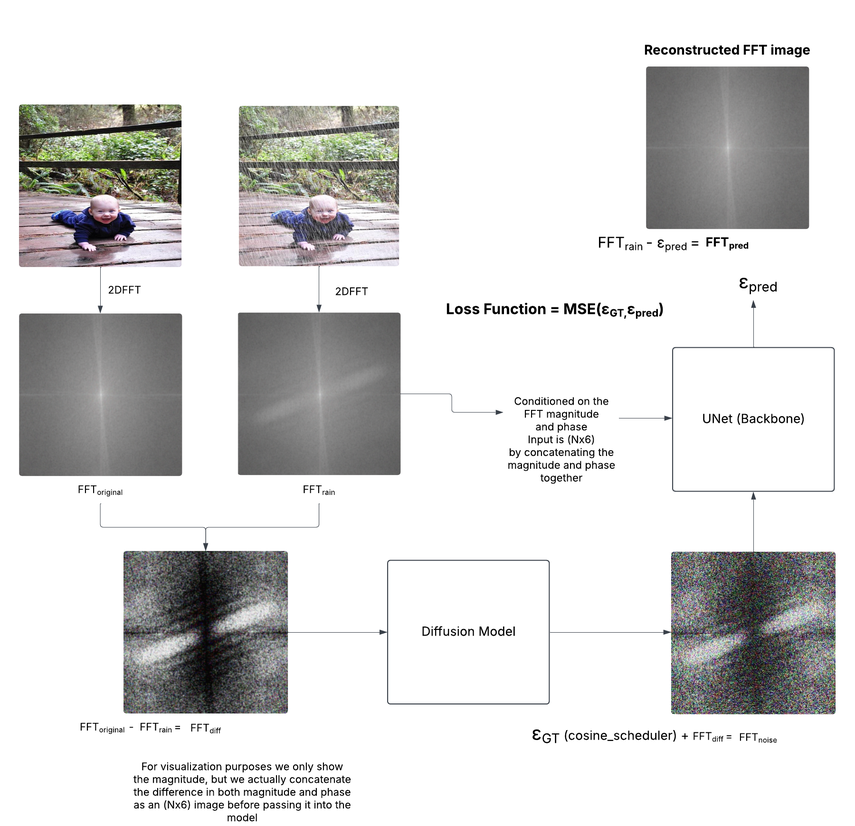
#> input picture diffusion/training_pipeline.png, 855 x 826 px, shrunk from 1800 x 1739 before the run
$ python -i fft_and_filter.py   (imports and definitions only)
#> lines starting #> are read from the running program, lines starting #| are printed output that depends on the picture
import numpy as np
import cv2
import numpy as np
import cv2
import matplotlib.pyplot as plt
from scipy.signal import wiener

image_path = "/Users/gennadumont/Downloads/MSPFN-deraining/model/test/test_data/R100H/cleancrop/1.png"

# [30 lines left out: functions get_filter, butterworth_highpass_filter, ideal_highpass_filter, apply_wiener_color, not called in this run]

#img = cv2.imread("/home/gennadumont/Downloads/MSPFN-deraining/model/test/test_data/R100H/inputcrop/1.png")
#filtered_image = apply_wiener_color(img, (10, 10))

"""
# Display results
plt.figure(figsize=(12, 4))
plt.subplot(1, 2, 1)
plt.title("Original Image")
plt.imshow(image, cmap="gray")
plt.axis("off")

plt.subplot(1, 2, 2)
plt.title("Filtered Image")
plt.imshow(filtered_image, cmap="gray")
plt.axis("off")

plt.savefig("filtered.png")
"""

def generate_fft(image_path):
#> called with image_path = 'training_pipeline.png'
    img = cv2.imread(image_path)
#> img is the input picture: shape (826, 855, 3); mean B, G, R 216.2, 216.8, 216.9
    if img is None:
        raise ValueError("Failed to load image. Check the path.")

    b, g, r = cv2.split(img)
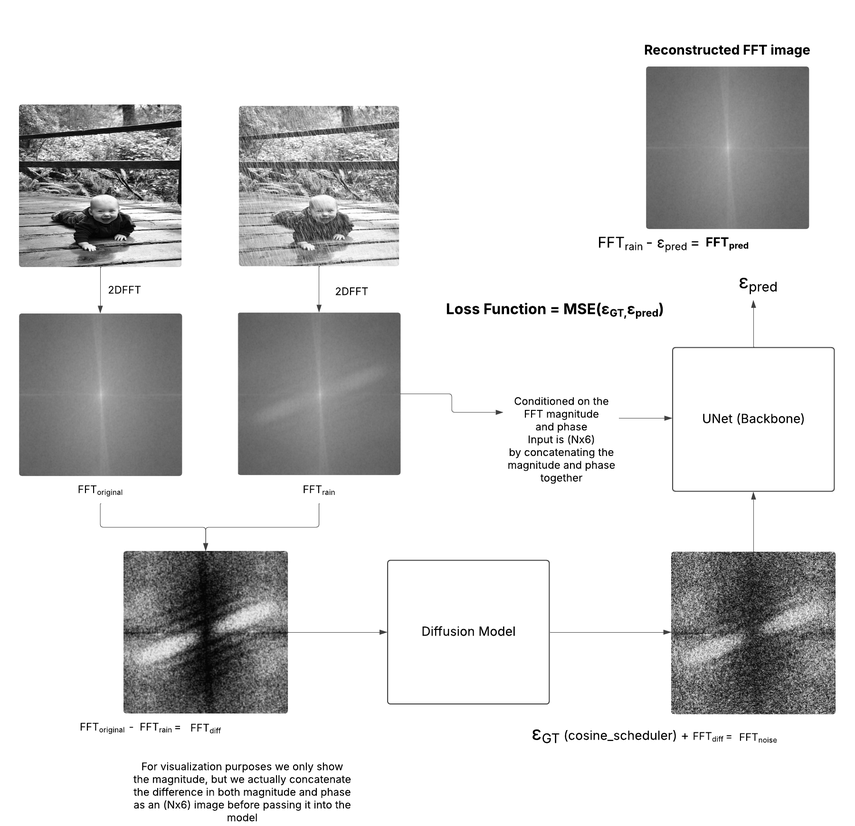
#> g: shape (826, 855); min 0, max 255, mean 216.8

    fft_r = np.fft.fft2(r)
    fft_g = np.fft.fft2(g)
    fft_b = np.fft.fft2(b)
    fft_r_shifted = np.fft.fftshift(fft_r)
    fft_g_shifted = np.fft.fftshift(fft_g)
    fft_b_shifted = np.fft.fftshift(fft_b)

    mag_r, phase_r = np.abs(fft_r_shifted), np.angle(fft_r_shifted)
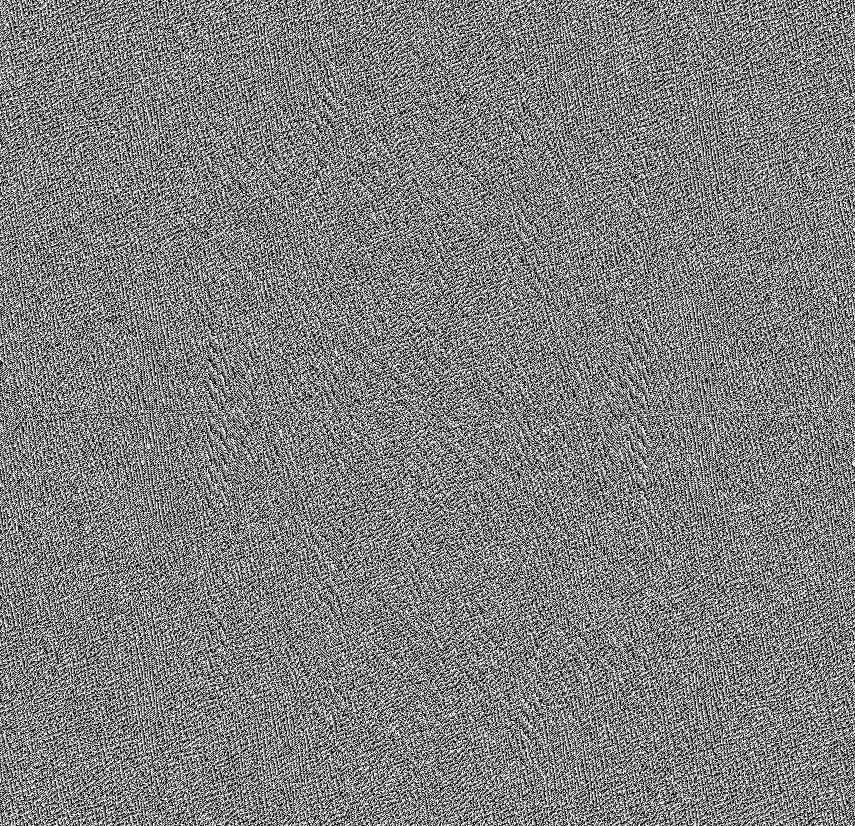
#> phase_r: shape (826, 855) float64; min -3.14, max 3.14, mean 8.39e-18; drawn with min black and max white
    mag_g, phase_g = np.abs(fft_g_shifted), np.angle(fft_g_shifted)
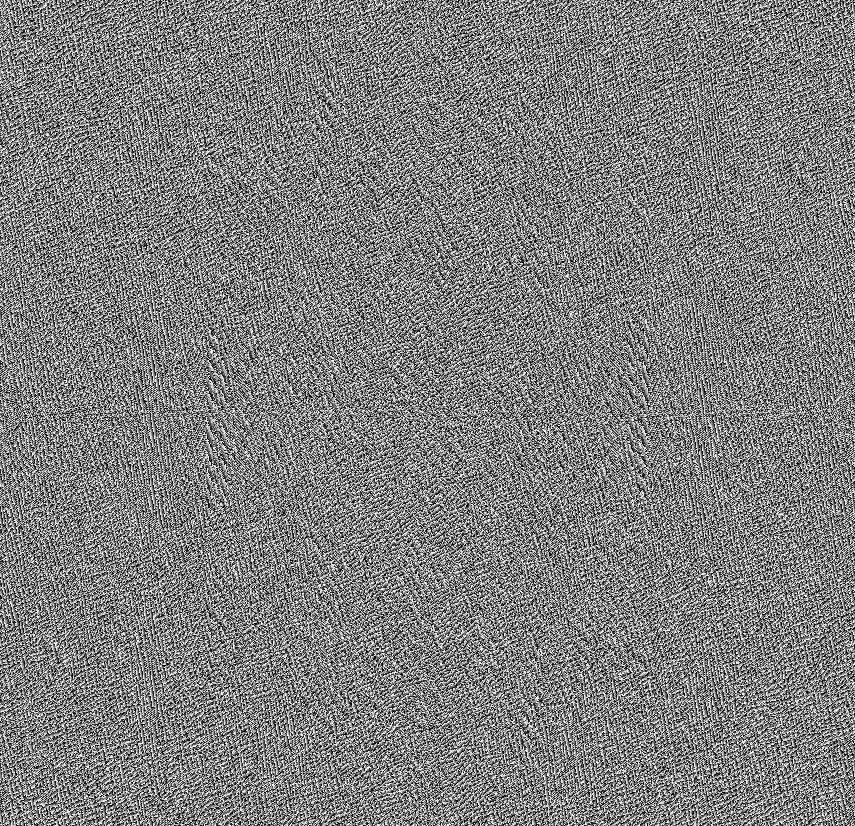
#> phase_g: shape (826, 855) float64; min -3.14, max 3.14, mean 1.27e-17; drawn with min black and max white
    mag_b, phase_b = np.abs(fft_b_shifted), np.angle(fft_b_shifted)
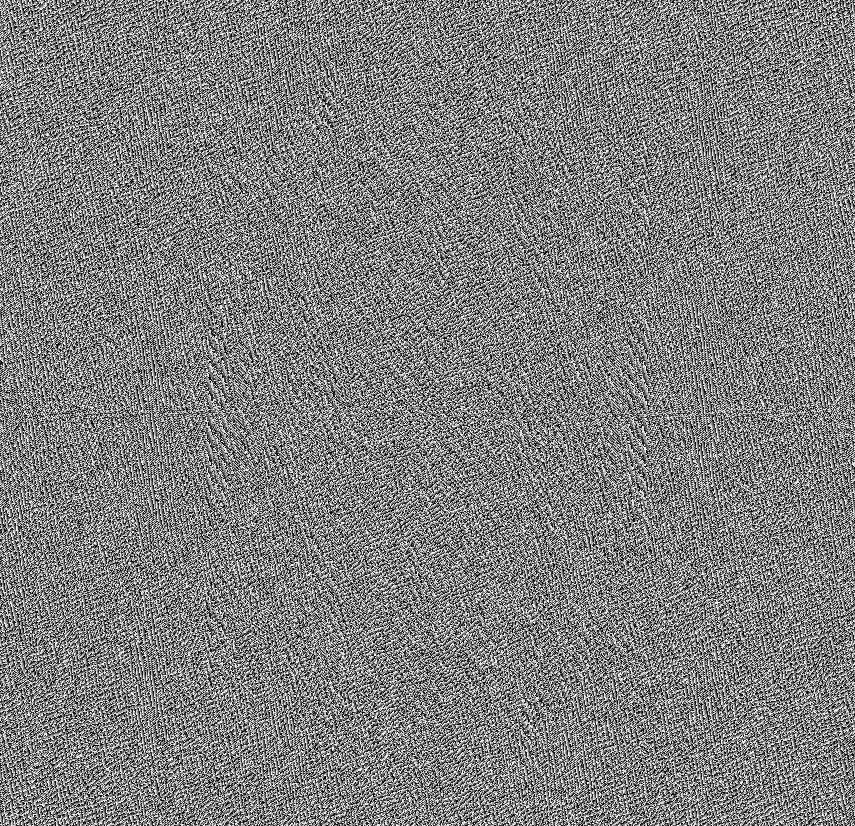
#> phase_b: shape (826, 855) float64; min -3.14, max 3.14, mean 1.04e-17; drawn with min black and max white

    mag_r_spectrum = np.log1p(mag_r)
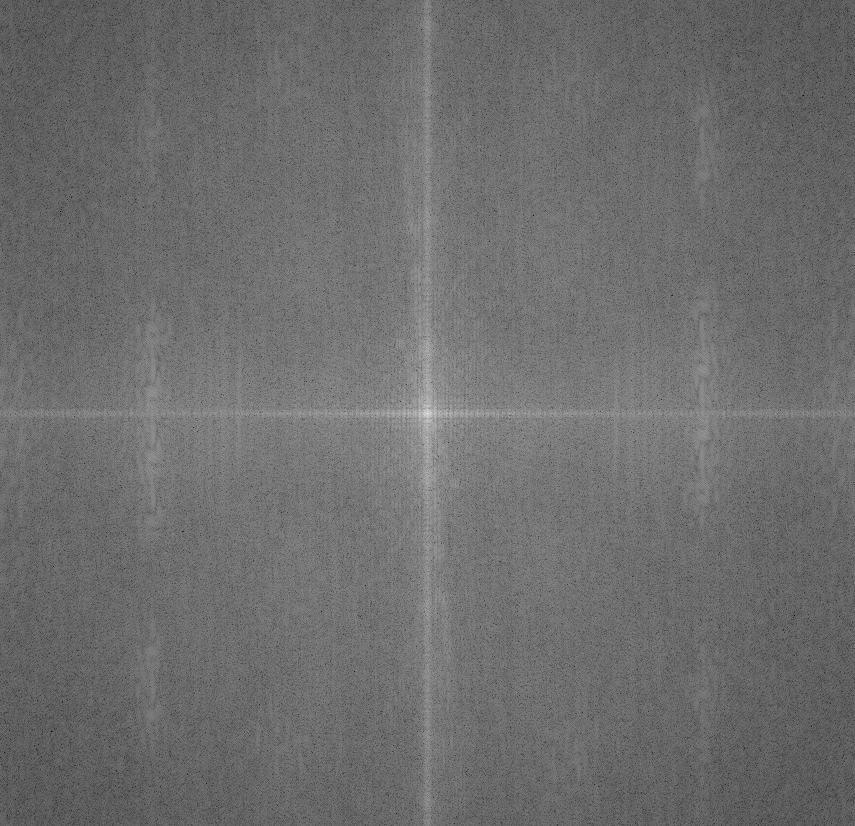
#> mag_r_spectrum: shape (826, 855) float64; min 1.69, max 18.85, mean 9.08; drawn with min black and max white
    mag_g_spectrum = np.log1p(mag_g)
    mag_b_spectrum = np.log1p(mag_b)

    mag_r_spectrum = (mag_r_spectrum / np.max(mag_r_spectrum) * 255).astype(np.uint8)
    mag_g_spectrum = (mag_g_spectrum / np.max(mag_g_spectrum) * 255).astype(np.uint8)
    mag_b_spectrum = (mag_b_spectrum / np.max(mag_b_spectrum) * 255).astype(np.uint8)

    magnitude_spectrum = cv2.merge([mag_b_spectrum, mag_g_spectrum, mag_r_spectrum])
    phase_spectrum = cv2.merge([phase_r, phase_g, phase_b])
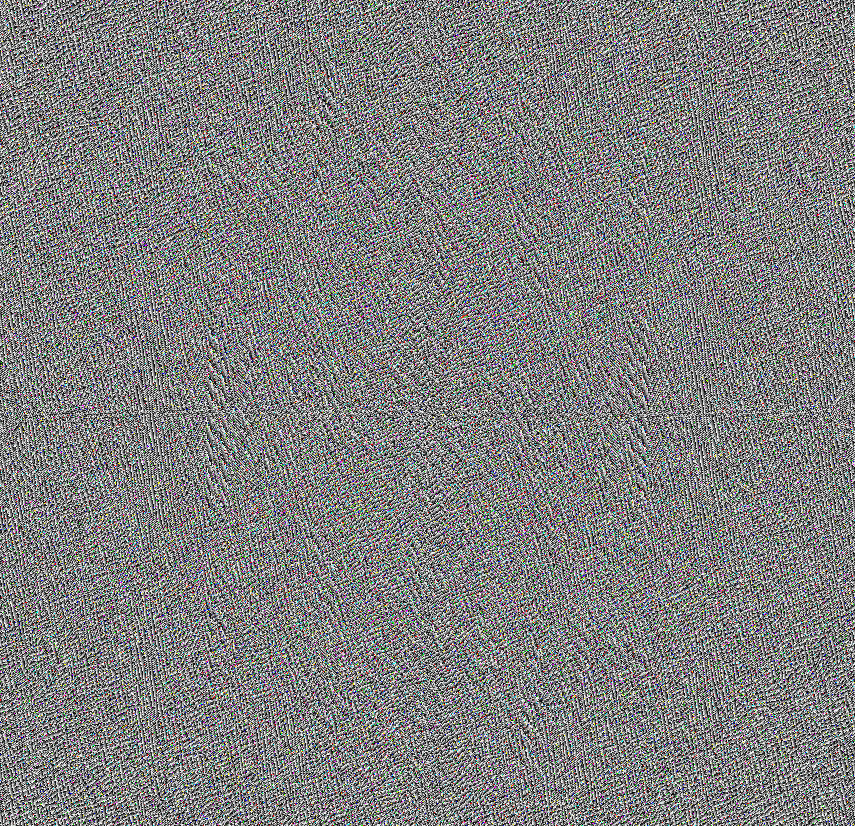
#> phase_spectrum: shape (826, 855, 3) float64; mean of channels 0, 1, 2 5.21e-18, 1.25e-17, -4.5e-19; drawn with min black and max white
    orig_magnitude_spectrum = cv2.merge([mag_r, mag_g, mag_b])

    return magnitude_spectrum, phase_spectrum, orig_magnitude_spectrum

# [189 lines left out: functions generate_fft_from_image, reconstruct_from_fft_filtered, reconstruct_from_fft, gaussian_lowpass_filter, save_fft_visualization, gennas_test and 1 more, not called in this run]

"""
image = cv2.imread("rain.png")
mask_filter = gennas_test(image.shape, fraction=0.25, inner_value=1.0, outer_value=0.7)


# Generate FFT data and images
generate_fft("clean.png", "clean_fft.jpg", "clean_fft.npz")
generate_fft("rain.png", "rain_fft.jpg", "rain_fft.npz")

# Reconstruct rain image using Gaussian low-pass filter
reconstruct_from_fft_filtered("rain_fft.npz", "rain_filtered.png")

# Load and convert images to RGB
def load_rgb(path):
    return cv2.cvtColor(cv2.imread(path), cv2.COLOR_BGR2RGB)

clean = load_rgb("clean.png")
clean_fft = load_rgb("clean_fft.jpg")
rain = load_rgb("rain.png")
rain_fft = load_rgb("rain_fft.jpg")
rain_filtered = load_rgb("rain_filtered.png")
rain_fft_filtered = load_rgb("rain_fft_filtered.jpg")

# Plot side-by-side
plt.figure(figsize=(10, 8))

titles = [
    "Clean Image", "Clean FFT",
    "Rain Image", "Rain FFT",
    "Rain Filtered (Time Domain)", "Rain FFT (after Gaussian Filter)"
]
images = [
    clean, clean_fft,
    rain, rain_fft,
    rain_filtered, rain_fft_filtered
]

for i in range(6):
    plt.subplot(3, 2, i + 1)
    plt.title(titles[i])
    plt.imshow(images[i])
    plt.axis("off")

plt.tight_layout()
plt.show()"""

>>> result = generate_fft('training_pipeline.png')
